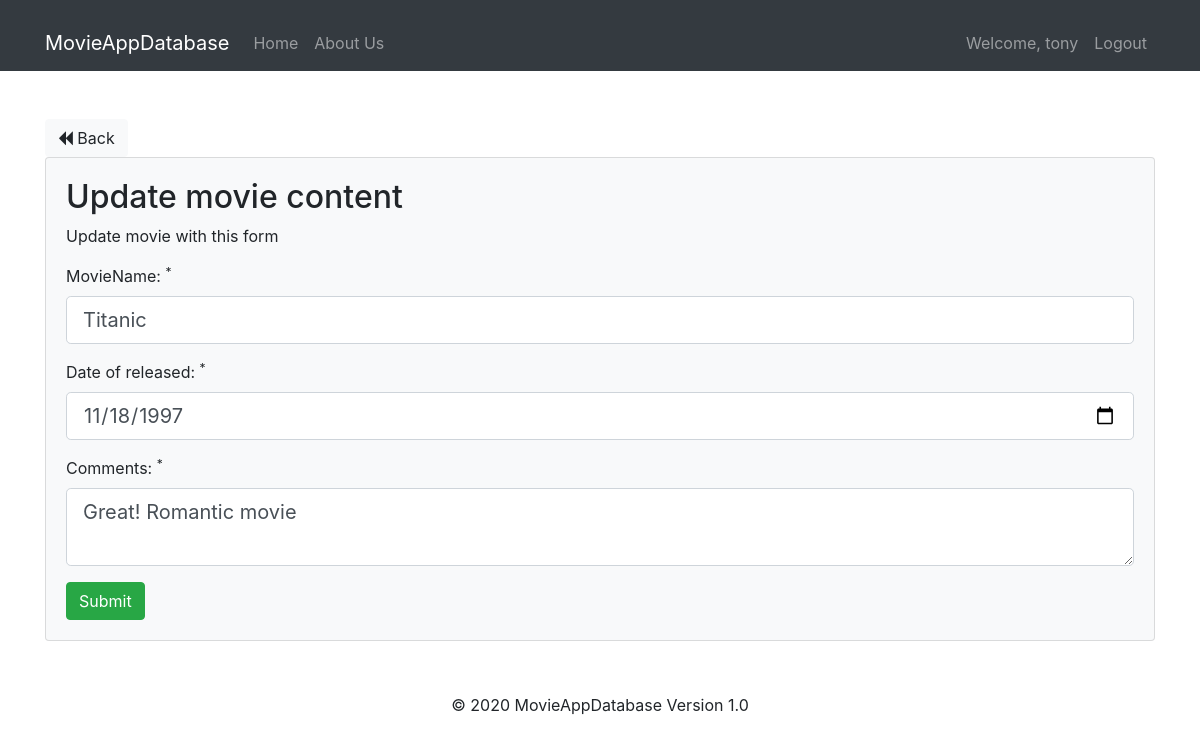
The app's page /movies/edit/21 (signed in) with its own data.
### tables this page shows
CREATE TABLE `movies` (
  `id` int(11) NOT NULL,
  `user_id` int(11) NOT NULL,
  `movie_name` varchar(255) NOT NULL,
  `date_release` date NOT NULL,
  `comments` text NOT NULL,
  `created_at` datetime NOT NULL DEFAULT current_timestamp()
);

### app/libraries/Core.php (called while the page is built, shortened)
<?php
class Core
{
  protected $currentMethod = 'index';
  public function __construct()
  {
    $url = $this->getUrl();
    if (file_exists('../app/controllers/' . ucwords($url[0]) . '.php')) {
      unset($url[0]);
    }
    $this->currentController = new $this->currentController;
    if (isset($url[1])) {
      if (method_exists($this->currentController, $url[1])) {
        $this->currentMethod = $url[1];
        unset($url[1]);
      }
    }
    $this->params = $url ? array_values($url) : [];
    call_user_func_array([$this->currentController, $this->currentMethod], $this->params);
  }
  public function getUrl()
  {
    if (isset($_GET['url'])) {
      $url = rtrim($_GET['url'], '/');
      $url = filter_var($url, FILTER_SANITIZE_URL);
      $url = explode('/', $url);
      return $url;
    }
  }
}

### public/index.php (called while the page is built, shortened)
<?php
  $init = new Core;

### app/libraries/Database.php (called while the page is built, shortened)
<?php
class Database
{
  private $host = DB_HOST;
  private $user = DB_USER;
  private $pass = DB_PASS;
  private $dbname = DB_NAME;
  private $dbh;
  private $stmt;
  public function __construct()
  {
    $dsn = 'mysql:host=' . $this->host . ';dbname=' . $this->dbname;
    $options = array(
      PDO::ATTR_PERSISTENT => true,
      PDO::ATTR_ERRMODE => PDO::ERRMODE_EXCEPTION
    );
    try {
      $this->dbh = new PDO($dsn, $this->user, $this->pass, $options);
    } catch (PDOException $e) {
      $this->error = $e->getMessage();
      echo $this->error;
    }
  }
  public function query($sql)
  {
    $this->stmt = $this->dbh->prepare($sql);
  }
  public function bind($param, $value, $type = null)
  {
    if (is_null($type)) {
      switch (true) {
        default:
          $type = PDO::PARAM_STR;
      }
    }
    $this->stmt->bindValue($param, $value, $type);
  }
  public function execute()
  {
    return $this->stmt->execute();
  }
  public function single()
  {
    $this->execute();
    return $this->stmt->fetch(PDO::FETCH_OBJ);
  }
}

### app/models/Movie.php (called while the page is built, shortened)
<?php
class Movie
{
  private $db;
  public function __construct()
  {
    $this->db = new Database;
  }
  public function getMovieById($id)
  {
    $this->db->query('SELECT * FROM movies WHERE id = :id');
    $this->db->bind(':id', $id);
    $row = $this->db->single();
    return $row;
  }
}

### app/views/movies/edit.php (the view, shortened to what this page needs)
<?php require APPROOT . '/views/inc/header.php'; ?>
<a href="<?php echo URLROOT; ?>/movies" class="btn btn-light"><i class="fa fa-backward"></i> Back</a>
<div class="card card-body bg-light md-5">
  <h2>Update movie content</h2>
  <p>Update movie with this form</p>
  <form action="<?php echo URLROOT; ?>/movies/edit/<?php echo $data['id']; ?>" method="post">
    <div class="form-group">
      <label for="movie_name">MovieName: <sup>*</sup></label>
      <input type="text" name="movie_name" class="form-control form-control-lg <?php echo (!empty($data['movie_name_error'])) ? 'is-invalid' : ''; ?>" value="<?php echo $data['movie_name']; ?>">
    </div>
    <div class="form-group">
      <label for="date_release">Date of released: <sup>*</sup></label>
      <input type="date" name="date_release" class="form-control form-control-lg <?php echo (!empty($data['date_release_error'])) ? 'is-invalid' : ''; ?>" value="<?php echo $data['date_release']; ?>">
    </div>
    <div class="form-group">
      <label for="body">Comments: <sup>*</sup></label>
      <textarea name="comments" class="form-control form-control-lg <?php echo (!empty($data['comments_error'])) ? 'is-invalid' : ''; ?>"><?php echo $data['comments']; ?></textarea>
    </div>
    <input type="submit" class="btn btn-success" value="Submit">
  </form>
</div>
<?php require APPROOT . '/views/inc/footer.php'; ?>

### records on screen
movies: movie_name "Titanic", date_release "11/18/1997", comments "Great! Romantic movie"

### other values on screen
SITENAME "MovieAppDatabase"
$_SESSION['user_name'] "tony"
